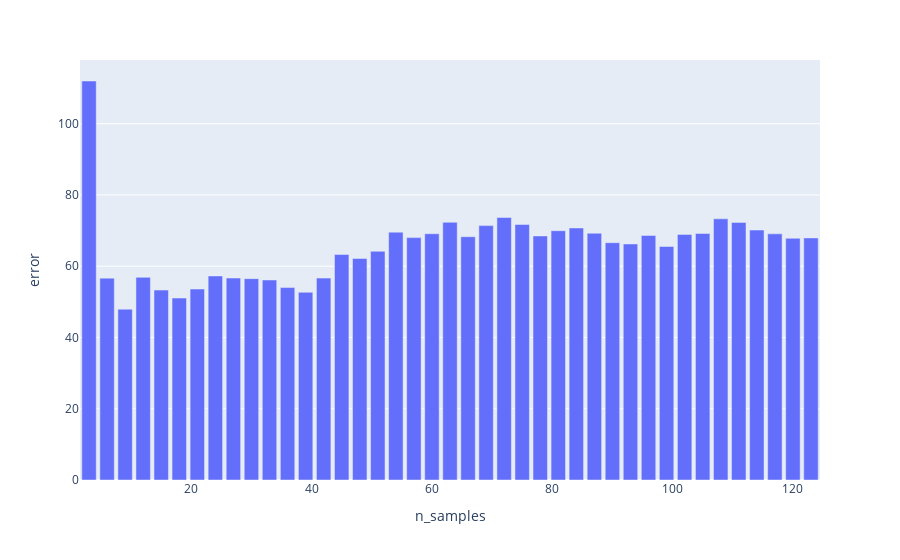

This figure's notebook cell:
### Code cell
n_samples = []
errors = []

for i in range(3,len(df),3):
    arr = [Circle(COORDS[row["anchor"]][0], COORDS[row["anchor"]][1], row["distance"]) for _, row in df.head(i).iterrows()]
    # display(arr)
    # arr = [Circle(100, 100, 50),  
    # Circle(100, 50, 50),
    # Circle(50, 50, 50),
    # Circle(50, 100, 50)]
            
    result, meta = easy_least_squares(arr)  
    # print(result)
    n_samples.append(i)
    errors.append(distance(result.center, Point(*COORDS["T"])))
    # create_circle(result, target=True)  
    # draw(arr)
df2 = pd.DataFrame({"n_samples": n_samples, "error": errors})
display(df2)
px.bar(df2, x="n_samples", y="error")

### Figure 1 — Plotly figure (JSON) as saved in the notebook; plotly's stock layout.template omitted (floating-point values rounded to 4 significant figures)
{"data": [{"alignmentgroup": "True", "hovertemplate": "n_samples=%{x}<br>error=%{y}<extra></extra>", "legendgroup": "", "marker": {"color": "#636efa", "pattern": {"shape": ""}}, "name": "", "offsetgroup": "", "orientation": "v", "showlegend": false, "textposition": "auto", "type": "bar", "x": [3, 6, 9, 12, 15, 18, 21, 24, 27, 30, 33, 36, 39, 42, 45, 48, 51, 54, 57, 60, 63, 66, 69, 72, 75, 78, 81, 84, 87, 90, 93, 96, 99, 102, 105, 108, 111, 114, 117, 120, 123], "xaxis": "x", "y": [112.0, 56.65, 47.94, 56.88, 53.31, 51.07, 53.6, 57.27, 56.68, 56.52, 56.14, 54.01, 52.68, 56.67, 63.28, 62.16, 64.19, 69.56, 68.03, 69.12, 72.33, 68.28, 71.4, 73.67, 71.71, 68.5, 69.97, 70.74, 69.25, 66.6, 66.25, 68.64, 65.54, 68.93, 69.19, 73.3, 72.29, 70.16, 69.08, 67.84, 67.95], "yaxis": "y"}], "layout": {"barmode": "relative", "legend": {"tracegroupgap": 0}, "margin": {"t": 60}, "xaxis": {"anchor": "y", "domain": [0, 1], "title": {"text": "n_samples"}}, "yaxis": {"anchor": "x", "domain": [0, 1], "title": {"text": "error"}}}}
